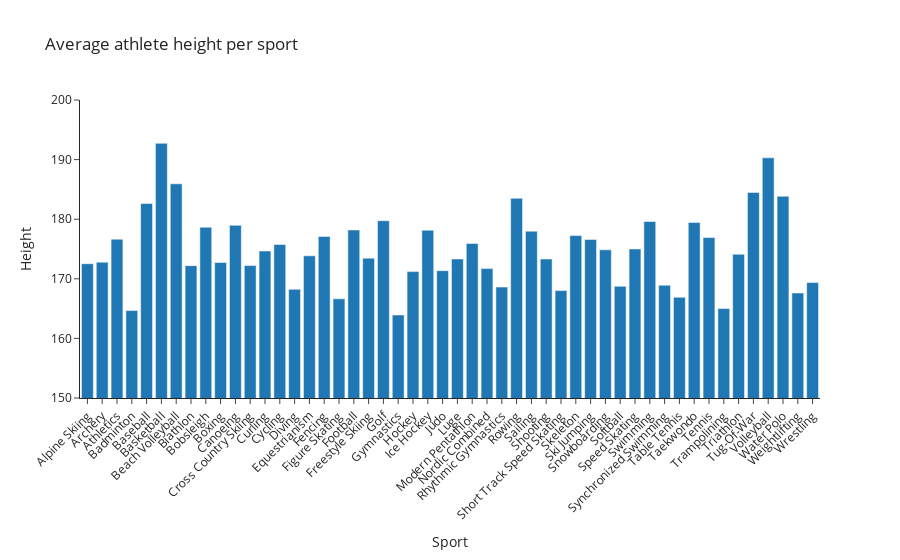

Notebook code for this chart:
### Markdown cell above
## Average athlete height per sport, ordered alphabetically

### Code cell
sport_heights_mean = italy_events.groupby("Sport").agg({'Height': 'mean'})
sport_heights_mean = sport_heights_mean.dropna()

fig = px.bar(
    sport_heights_mean,
    x=sport_heights_mean.index,
    y="Height",
    title="Average athlete height per sport",
    template="simple_white",
)

fig.update_layout(
    xaxis = dict(
        tickangle=-45       
    ),
    yaxis = dict(
        range = [150, 200]
    )
)

fig.show()

### Figure 1 — Plotly figure (JSON) as saved in the notebook; plotly's stock layout.template omitted (floating-point values rounded to 4 significant figures)
{"data": [{"alignmentgroup": "True", "hovertemplate": "Sport=%{x}<br>Height=%{y}<extra></extra>", "legendgroup": "", "marker": {"color": "#1F77B4", "pattern": {"shape": ""}}, "name": "", "offsetgroup": "", "orientation": "v", "showlegend": false, "textposition": "auto", "type": "bar", "x": ["Alpine Skiing", "Archery", "Athletics", "Badminton", "Baseball", "Basketball", "Beach Volleyball", "Biathlon", "Bobsleigh", "Boxing", "Canoeing", "Cross Country Skiing", "Curling", "Cycling", "Diving", "Equestrianism", "Fencing", "Figure Skating", "Football", "Freestyle Skiing", "Golf", "Gymnastics", "Hockey", "Ice Hockey", "Judo", "Luge", "Modern Pentathlon", "Nordic Combined", "Rhythmic Gymnastics", "Rowing", "Sailing", "Shooting", "Short Track Speed Skating", "Skeleton", "Ski Jumping", "Snowboarding", "Softball", "Speed Skating", "Swimming", "Synchronized Swimming", "Table Tennis", "Taekwondo", "Tennis", "Trampolining", "Triathlon", "Tug-Of-War", "Volleyball", "Water Polo", "Weightlifting", "Wrestling"], "xaxis": "x", "y": [172.5, 172.8, 176.6, 164.7, 182.6, 192.7, 185.9, 172.2, 178.7, 172.7, 179.0, 172.2, 174.7, 175.8, 168.2, 173.9, 177.1, 166.6, 178.2, 173.5, 179.8, 163.9, 171.2, 178.2, 171.4, 173.3, 175.9, 171.7, 168.6, 183.5, 178.0, 173.3, 168.0, 177.2, 176.6, 174.9, 168.7, 175.0, 179.6, 168.9, 166.9, 179.5, 176.9, 165, 174.1, 184.5, 190.3, 183.8, 167.6, 169.4], "yaxis": "y"}], "layout": {"barmode": "relative", "legend": {"tracegroupgap": 0}, "title": {"text": "Average athlete height per sport"}, "xaxis": {"anchor": "y", "domain": [0, 1], "tickangle": -45, "title": {"text": "Sport"}}, "yaxis": {"anchor": "x", "domain": [0, 1], "range": [150, 200], "title": {"text": "Height"}}}}
